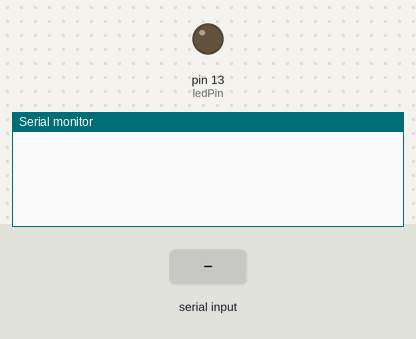
The sketch below on a simulated Arduino Uno, built with avr-gcc and run on an emulated ATmega328P. On the bench: output pins drawn as LEDs (lit = HIGH), the last lines printed to the serial monitor. The inputs (shaded band) are chosen by the test bench. Random numbers use the default seed unless the sketch sets one.

Above: at 1.2 s.
1.3 s: "GET_TEMP\n" received over Serial
At 1.9 s:
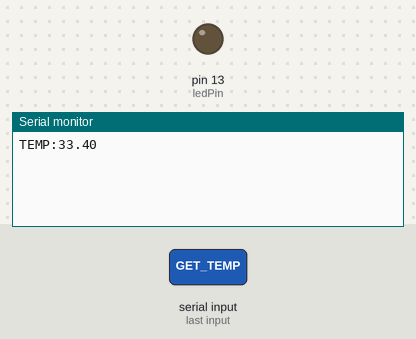
2.8 s: "GET_LED_STS\n" received over Serial
At 3.2 s:
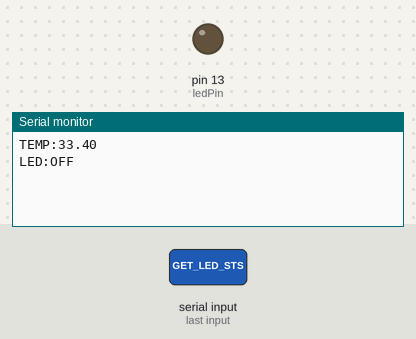
4.3 s: "GET_SENSOR_1\n" received over Serial
At 5.6 s:
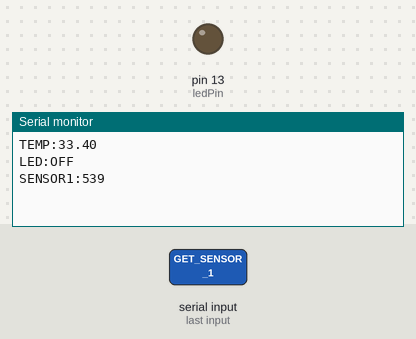

The sketch:

sketch_aug26a.ino
```cpp
const int ledPin = 13;
const int sensorPin = A0;

void setup() {
  pinMode(ledPin, OUTPUT);
  Serial.begin(9600);

  randomSeed(analogRead(0)); // seed random generator
}

void loop() {
  if (Serial.available() > 0) {
    String command = Serial.readStringUntil('\n');
    command.trim();

    if (command.equalsIgnoreCase("GET_TEMP")) {
      float temp = random(200, 350) / 10.0;  // 20.0 to 34.9
      Serial.print("TEMP:");
      Serial.println(temp);
    }
    else if (command.equalsIgnoreCase("GET_LED_STS")) {
      int ledStatus = digitalRead(ledPin);
      Serial.print("LED:");
      Serial.println(ledStatus ? "ON" : "OFF"); //LED:OFF\r\n
    }
    else if (command.equalsIgnoreCase("GET_SENSOR_1")) {
      int sensorValue = random(400, 600);  // fake sensor value
      Serial.print("SENSOR1:");
      Serial.println(sensorValue);
    }
    else if (command.startsWith("SET_LED")) {
      if (command.endsWith("ON")) {
        digitalWrite(ledPin, HIGH);
        Serial.println("LED ON");
      } else {
        digitalWrite(ledPin, LOW);
        Serial.println("LED OFF");
      }
    }
    else {
      Serial.println("UNKNOWN_COMMAND");
    }
  }
}
```

Measured:
- after the input at 1.3 s, the serial monitor: prints a new line at once (image 1)
- after the input at 2.8 s, the serial monitor: prints a new line at once (image 2)
- after the input at 4.3 s, the serial monitor: prints a new line at once (image 3)
